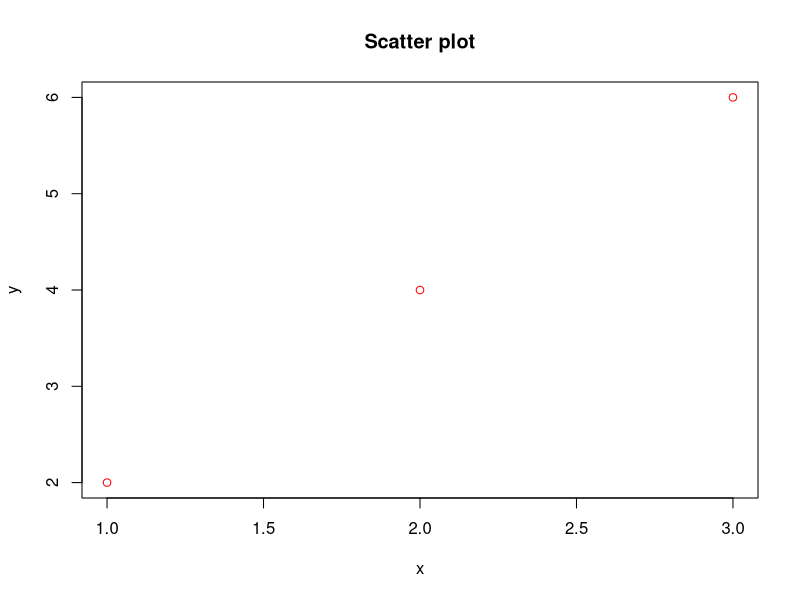
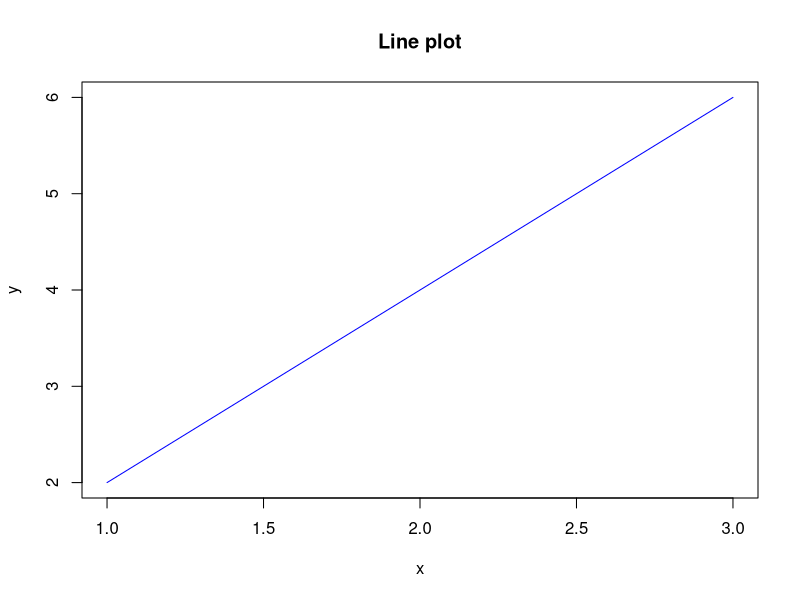
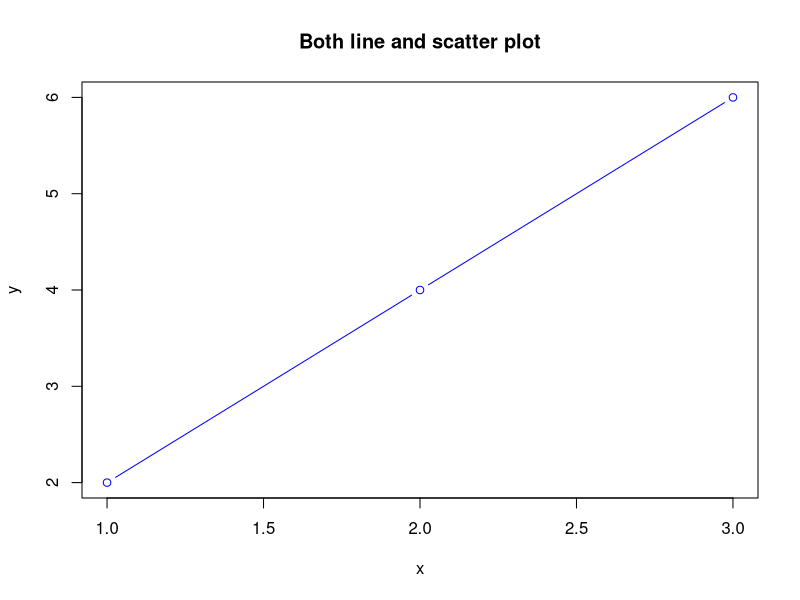
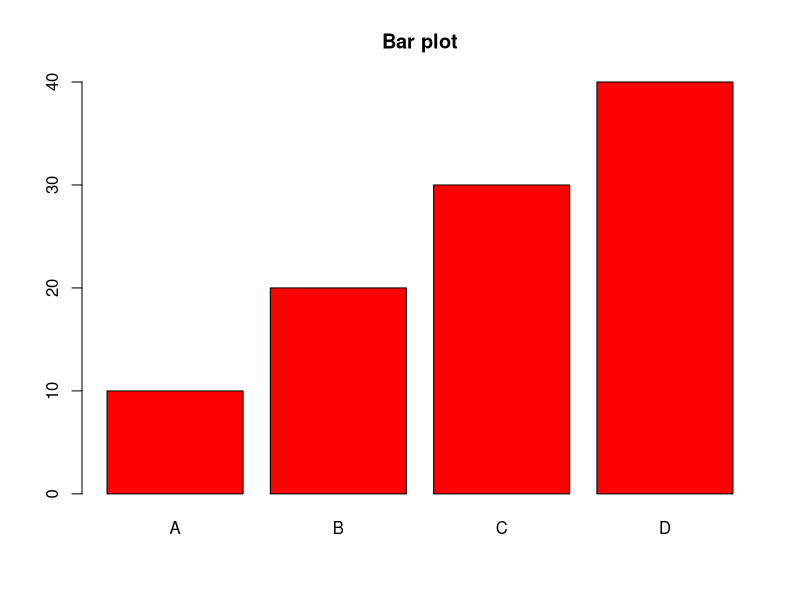

Generate these figures, in order, with R:
## ---- chunk 1
# loop
for (i in seq(1, 10, by = 2)) {
  print(i)
}

# Handling complex nums
c_num1 = 2 + 3i
c_num2 = 5 + 4i
c_num1 * c_num2
## ---- chunk 2
# Vectors : apply() does not work on vectors. instead use sapply(x, function(val) dexp(val, lambda) )
a = 1:5
b = 5:1
a + b
a * 2
a^b         # exponent
a %% b      # remainder
## ---- chunk 3
# Array
arr = array(1:24, dim=c(3,4,2))  # 3D
arr
print("Dimensions:")
dim(arr)

print("Row wise sum:")
apply(arr, 1, sum)

print("Layer wise mean:")
apply(arr,3,mean)

print("Collapse the 3rd dimension:")
apply(arr,c(1,2),sum)
## ---- chunk 4
# Matrix
mat = matrix(1:9, nrow=3, ncol=3)
print(mat)
print("product of mat and transpose of mat:")
print(mat %*% t(mat))

print("35 is present in mat?")
35 %in% mat
print("Dimensions of mat:")
dim(mat)

print("# rows in mat:")
nrow(mat)

print("# cols in mat:")
ncol(mat)

print("# elements in mat:")
length(mat)

print("sum of each row in mat:")
rowSums(mat)

print("sum of each col in mat:")
colSums(mat)

print("mean of each row in mat:")
apply(mat,1,mean)

print("Accessing elements in matrix:")
print(mat[1,2])
## ---- chunk 5
# Dataframes
df = data.frame(letters = c("a","b","c"), numbers = c("1","2","3"))
print(df)
## ---- chunk 6
# Plotting
x = 1:3
y = seq(2,6,2)
plot(x, y, type = "p", col="red", main = "Scatter plot")
plot(x, y, type = "l", col="blue", main = "Line plot")
plot(x, y, type = "b", col="blue", main = "Both line and scatter plot")

values = seq(10,40,10)
names = c("A", "B", "C", "D")
barplot(values, names.arg = names, col = "red", main="Bar plot")
